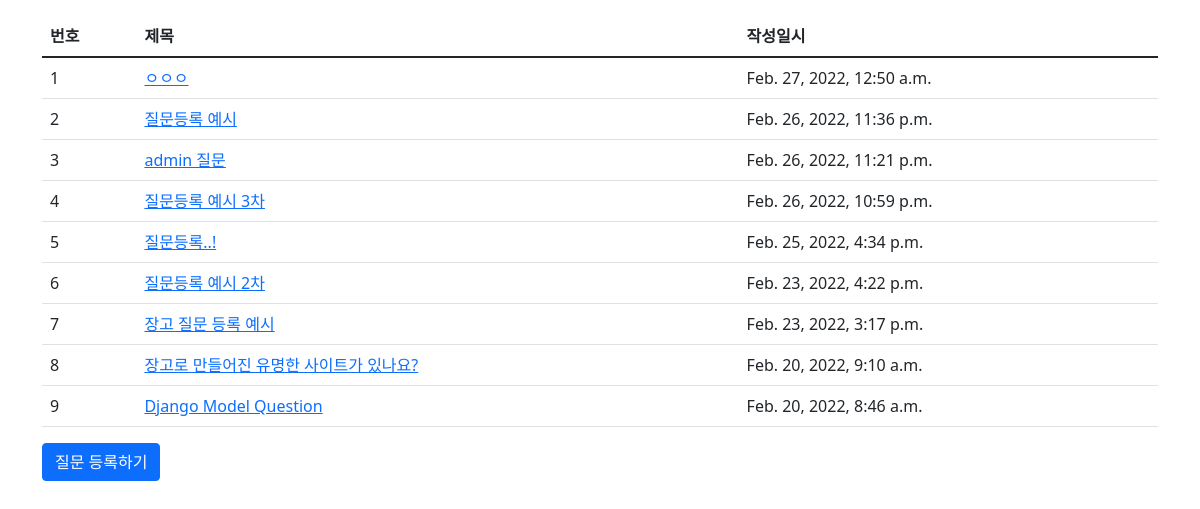
Screenshot of /pybo/ with the database file from the repository.
### pybo/models.py (models this page shows, shortened)
class Question(models.Model):
    subject = models.CharField(max_length=200)
    content = models.TextField()
    create_date = models.DateTimeField()

### pybo/views.py (the view)
# urls.py: path('', views.index, name='index'),
def index(request):
    question_list = Question.objects.order_by("-create_date")
    context = {"question_list" : question_list}
    return render(request, 'pybo/question_list.html', context)

### templates/pybo/question_list.html (shortened to what this page needs)
{% extends 'base.html' %}
    {% load static %}
{% block content %}
<div class="container my-3">
    <table class="table">
        <thead>
        <tr class="thead-dark">
            <th>번호</th>
            <th>제목</th>
            <th>작성일시</th>
        </tr>
        </thead>
        <tbody>
        {% if question_list %}
        {% for question in question_list %}
        <tr>
            <td>{{ forloop.counter }}</td>
            <td>
                <a href="{% url 'pybo:detail' question.id %}">
                    {{ question.subject }}
                </a>
            </td>
            <td>{{ question.create_date }}</td>
        </tr>
        {% endfor %}
        {% else %}
        <tr>
            <td colspan="3">질문이 없습니다</td>
        </tr>
        {% endif %}
        </tbody>
    </table>
    <a href="{% url 'pybo:question_create' %}" class="btn btn-primary">
        질문 등록하기
    </a>
</div>
{% endblock %}

### rows the page displays
Question: subject "ㅇㅇㅇ", create_date "Feb. 27, 2022, 12:50 a.m."
Question: subject "질문등록 예시", create_date "Feb. 26, 2022, 11:36 p.m."
Question: subject "admin 질문", create_date "Feb. 26, 2022, 11:21 p.m."
Question: subject "질문등록 예시 3차", create_date "Feb. 26, 2022, 10:59 p.m."
Question: subject "질문등록..!", create_date "Feb. 25, 2022, 4:34 p.m."
Question: subject "질문등록 예시 2차", create_date "Feb. 23, 2022, 4:22 p.m."
Question: subject "장고 질문 등록 예시", create_date "Feb. 23, 2022, 3:17 p.m."
Question: subject "장고로 만들어진 유명한 사이트가 있나요?", create_date "Feb. 20, 2022, 9:10 a.m."
Question: subject "Django Model Question", create_date "Feb. 20, 2022, 8:46 a.m."
